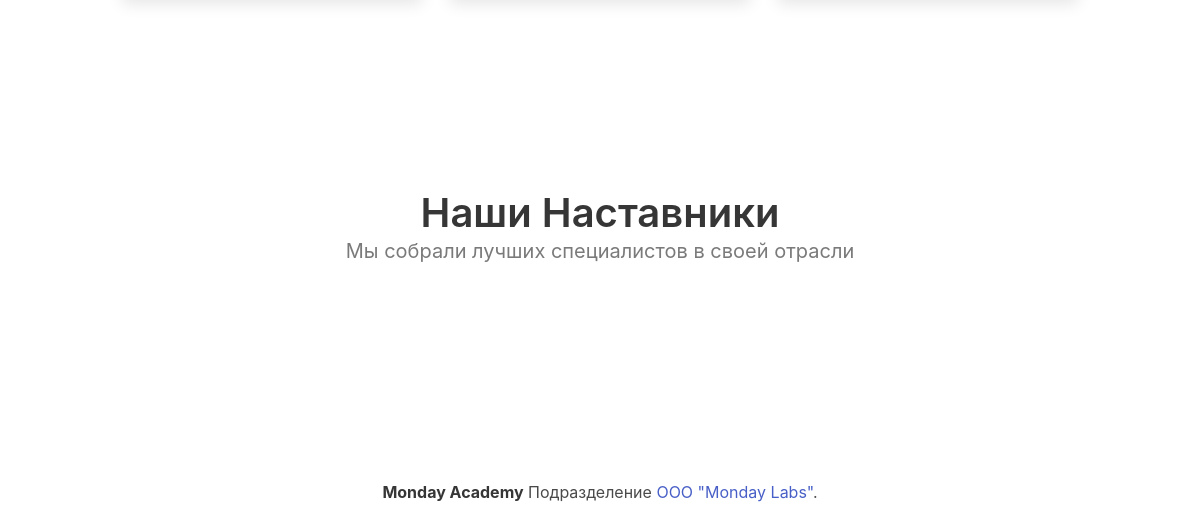
Before: / (lower part) with the older database file.
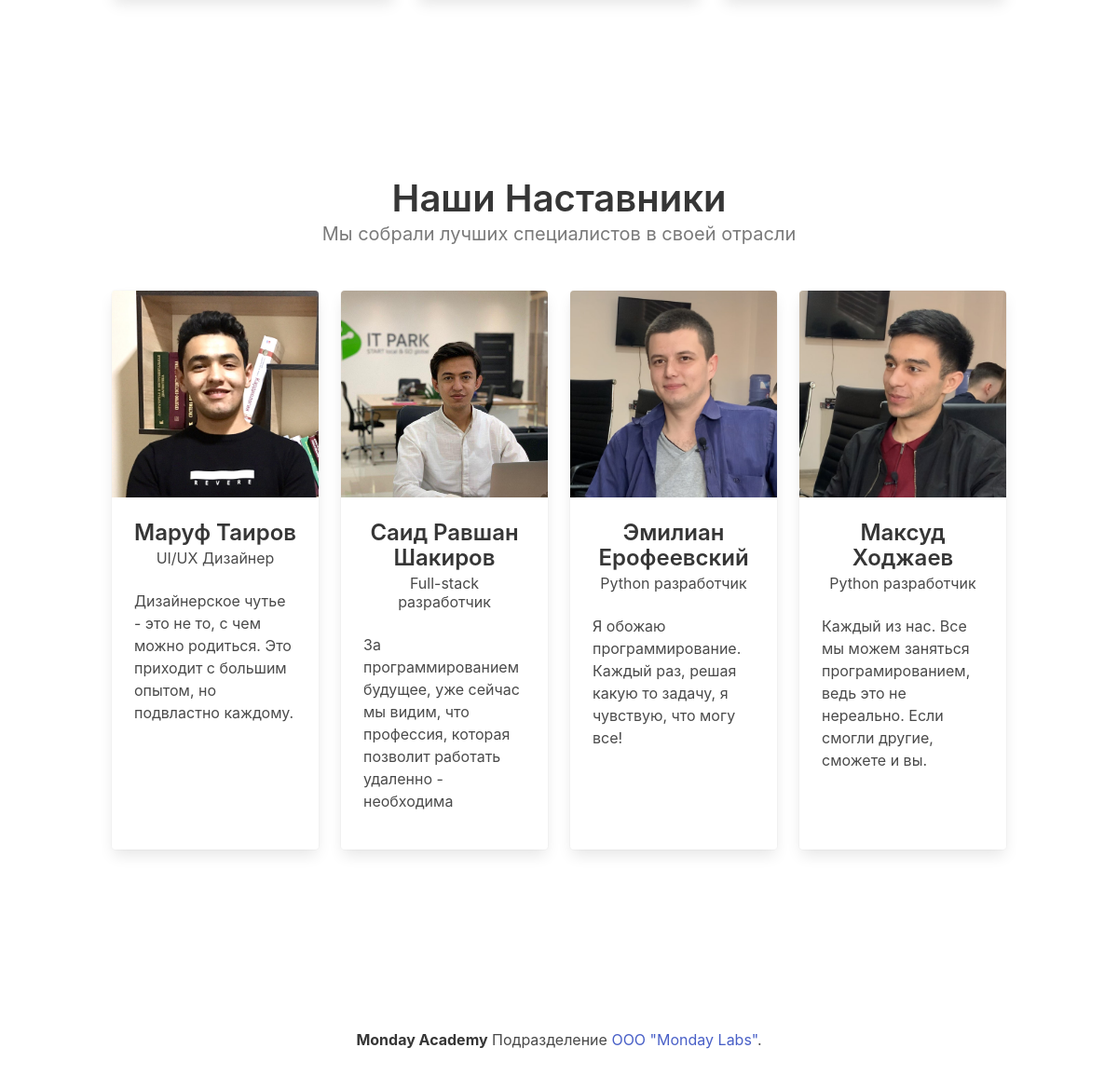
After: the same page with the newer database file.
### news/models.py (models this page shows, shortened)
class Teacher(models.Model):
    full_name = models.CharField(max_length=255)
    image = models.ImageField(null=True,)
    teaching_course = models.CharField(max_length=255)
    description = models.TextField()

### news/views.py (the view)
# urls.py: 2. Add a URL to urlpatterns:  path('', views.home, name='home')
def home(request):
    courses = Course.objects.all()
    teachers = Teacher.objects.all()
    return render(request, 'home.html', {'kurslar': courses, 'teachers': teachers })

### templates/home.html (shortened to what this page needs)
{% extends 'base.html' %}
{% load static %}
{% block content %}
<section class="section is-fullheight" id="courses">
    <div class="container">
        <div class="columns">
            {% for course in kurslar %}
            <div class="column course">
            </div>
            {% endfor %}
        </div>
    </div>
</section>
<section id="teachers" class="section grey-bg team is-medium">
    <div class="container">
        <div class="has-text-centered">
            <h1 class="title is-2">Наши Наставники</h1>
            <h2 class="subtitle has-text-grey">Мы собрали лучших специалистов в своей отрасли</h2>
        </div>
        <br><br>
        <div class="columns">
            {% for teacher in teachers %}
            <div class="column">
                <div class="card">
                    <div class="card-image">
                        <figure class="image is-square">
                            <img   src="{{ teacher.image.url }}" alt="{{teacher.full_name}}">
                        </figure>
                    </div>
                    <div class="card-content">
                        <div class="media">
                            <div class="media-content has-text-centered">
                                <p class="title is-4">{{teacher.full_name}}</p>
                                <p class="subtitle is-6">{{teacher.teaching_course}}</p>
                            </div>
                        </div>
                        <div class="content">
                            {{teacher.description}}
                        </div>
                    </div>
                </div>
            </div>
            {% endfor %}
        </div>
    </div>
</section>
{% endblock %}

### templates/base.html (shortened to what this page needs)
{% load static %}
<html lang="en">
<head>
    <link rel="stylesheet" href="https://cdn.jsdelivr.net/npm/bulma@0.9.3/css/bulma.min.css">
    <link rel="stylesheet" href="{% static '/css/style.css' %}">
</head>
<body>
{% block content %}
{% endblock %}
<footer class="section">
    <div class="content has-text-centered">
        <p>
            <strong><a href="/" class="has-text-dark">Monday Academy</a></strong>
            Подразделение
            <a href="https://mondaylabs.tech">OOO "Monday Labs"</a>.<br>
        </p>
    </div>
</footer>
</body>
</html>

### static/css/style.css (style rules this page uses)
.card { min-height: 600px; }
.course { transition: .5s; }

Changed rows visible on the page:
added Teacher: image (picture), full_name "Маруф Таиров", teaching_course "UI/UX Дизайнер", description "Дизайнерское чутье - это не то, с чем можно родиться. Это приходит с большим опытом, но подвластно каждому."
added Teacher: image (picture), full_name "Саид Равшан Шакиров", teaching_course "Full-stack разработчик", description "За программированием будущее, уже сейчас мы видим, что профессия, которая позволит работать удаленно - необходима"
added Teacher: image (picture), full_name "Эмилиан Ерофеевский", teaching_course "Python разработчик", description "Я обожаю программирование. Каждый раз, решая какую то задачу, я чувствую, что могу все!"
added Teacher: image (picture), full_name "Максуд Ходжаев", teaching_course "Python разработчик", description "Каждый из нас. Все мы можем заняться програмированием, ведь это не нереально. Если смогли другие, сможете и вы."
